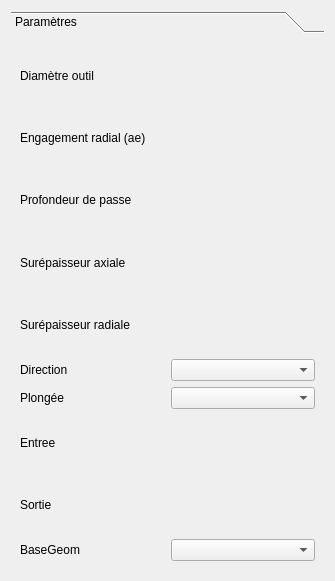
<?xml version="1.0" encoding="UTF-8"?>
<ui version="4.0">
 <class>AdaptativeOp</class>
 <widget class="QWidget" name="AdaptativeOp">
  <property name="geometry">
   <rect>
    <x>0</x>
    <y>0</y>
    <width>335</width>
    <height>581</height>
   </rect>
  </property>
  <property name="windowTitle">
   <string>Fraisage Adaptatif</string>
  </property>
  <layout class="QGridLayout" name="gridLayout_2">
   <item row="0" column="0">
    <widget class="QToolBox" name="toolBox">
     <property name="currentIndex">
      <number>0</number>
     </property>
     <widget class="QWidget" name="pageParams">
      <property name="geometry">
       <rect>
        <x>0</x>
        <y>0</y>
        <width>317</width>
        <height>533</height>
       </rect>
      </property>
      <attribute name="label">
       <string>Paramètres</string>
      </attribute>
      <layout class="QGridLayout" name="gridLayout">
       <item row="0" column="0">
        <widget class="QLabel" name="label_toolDiam">
         <property name="text">
          <string>Diamètre outil</string>
         </property>
        </widget>
       </item>
       <item row="0" column="1">
        <widget class="Gui::QuantitySpinBox" name="toolDiamSpin" native="true">
         <property name="statusTip">
          <string>Diamètre</string>
         </property>
         <property name="minimum" stdset="0">
          <double>-999999999.000000000000000</double>
         </property>
         <property name="maximum" stdset="0">
          <double>999999999.000000000000000</double>
         </property>
        </widget>
       </item>
       <item row="1" column="0">
        <widget class="QLabel" name="label_ae">
         <property name="text">
          <string>Engagement radial (ae)</string>
         </property>
        </widget>
       </item>
       <item row="1" column="1">
        <widget class="Gui::QuantitySpinBox" name="aeSpin" native="true">
         <property name="statusTip">
          <string>Diamètre</string>
         </property>
         <property name="minimum" stdset="0">
          <double>-999999999.000000000000000</double>
         </property>
         <property name="maximum" stdset="0">
          <double>999999999.000000000000000</double>
         </property>
        </widget>
       </item>
       <item row="2" column="0">
        <widget class="QLabel" name="label_stepDown">
         <property name="text">
          <string>Profondeur de passe</string>
         </property>
        </widget>
       </item>
       <item row="2" column="1">
        <widget class="Gui::QuantitySpinBox" name="stepDownSpin" native="true">
         <property name="statusTip">
          <string>Diamètre</string>
         </property>
         <property name="minimum" stdset="0">
          <double>-999999999.000000000000000</double>
         </property>
         <property name="maximum" stdset="0">
          <double>999999999.000000000000000</double>
         </property>
        </widget>
       </item>
       <item row="3" column="0">
        <widget class="QLabel" name="label_surepAx">
         <property name="text">
          <string>Surépaisseur axiale</string>
         </property>
        </widget>
       </item>
       <item row="3" column="1">
        <widget class="Gui::QuantitySpinBox" name="surepAxialeSpin" native="true">
         <property name="statusTip">
          <string>Diamètre</string>
         </property>
         <property name="minimum" stdset="0">
          <double>-999999999.000000000000000</double>
         </property>
         <property name="maximum" stdset="0">
          <double>999999999.000000000000000</double>
         </property>
        </widget>
       </item>
       <item row="4" column="0">
        <widget class="QLabel" name="label_surepRad">
         <property name="text">
          <string>Surépaisseur radiale</string>
         </property>
        </widget>
       </item>
       <item row="4" column="1">
        <widget class="Gui::QuantitySpinBox" name="surepRadialeSpin" native="true">
         <property name="statusTip">
          <string>Diamètre</string>
         </property>
         <property name="minimum" stdset="0">
          <double>-999999999.000000000000000</double>
         </property>
         <property name="maximum" stdset="0">
          <double>999999999.000000000000000</double>
         </property>
        </widget>
       </item>
       <item row="5" column="0">
        <widget class="QLabel" name="label_direction">
         <property name="text">
          <string>Direction</string>
         </property>
        </widget>
       </item>
       <item row="5" column="1">
        <widget class="QComboBox" name="directionCombo"/>
       </item>
       <item row="6" column="0">
        <widget class="QLabel" name="label_plunge">
         <property name="text">
          <string>Plongée</string>
         </property>
        </widget>
       </item>
       <item row="6" column="1">
        <widget class="QComboBox" name="plungeCombo"/>
       </item>
       <item row="7" column="0">
        <widget class="QLabel" name="label_stepDown_2">
         <property name="text">
          <string>Entree</string>
         </property>
        </widget>
       </item>
       <item row="7" column="1">
        <widget class="Gui::QuantitySpinBox" name="entreeSpin" native="true">
         <property name="statusTip">
          <string>Diamètre</string>
         </property>
         <property name="minimum" stdset="0">
          <double>-999999999.000000000000000</double>
         </property>
         <property name="maximum" stdset="0">
          <double>999999999.000000000000000</double>
         </property>
        </widget>
       </item>
       <item row="8" column="0">
        <widget class="QLabel" name="label_sortie">
         <property name="text">
          <string>Sortie</string>
         </property>
        </widget>
       </item>
       <item row="8" column="1">
        <widget class="Gui::QuantitySpinBox" name="sortieSpin" native="true">
         <property name="statusTip">
          <string>Diamètre</string>
         </property>
         <property name="minimum" stdset="0">
          <double>-999999999.000000000000000</double>
         </property>
         <property name="maximum" stdset="0">
          <double>999999999.000000000000000</double>
         </property>
        </widget>
       </item>
       <item row="9" column="0">
        <widget class="QLabel" name="label_BaseGeom">
         <property name="text">
          <string>BaseGeom</string>
         </property>
        </widget>
       </item>
       <item row="9" column="1">
        <widget class="QComboBox" name="plungeCombo_2"/>
       </item>
      </layout>
     </widget>
    </widget>
   </item>
  </layout>
 </widget>
 <customwidgets>
  <customwidget>
   <class>Gui::QuantitySpinBox</class>
   <extends>QWidget</extends>
   <header location="global">Gui/QuantitySpinBox.h</header>
  </customwidget>
 </customwidgets>
 <resources/>
 <connections/>
</ui>
